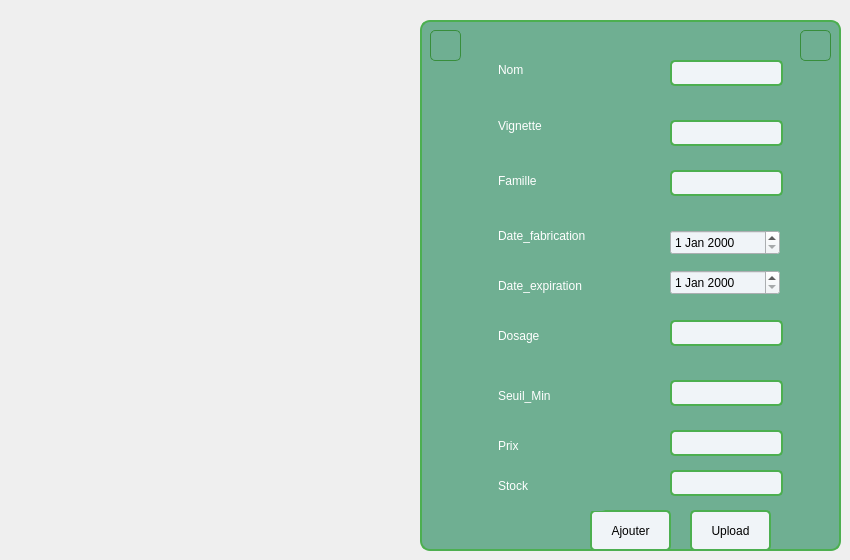
    <widget class="QWidget" name="tab_2">
     <attribute name="title">
      <string>ajouter</string>
     </attribute>
     <widget class="QFrame" name="frame_4">
      <property name="geometry">
       <rect>
        <x>420</x>
        <y>20</y>
        <width>421</width>
        <height>531</height>
       </rect>
      </property>
      <property name="styleSheet">
       <string notr="true">*{
    background-color: #f0f4f8;  /* Couleur de fond gris clair */
    font-family: Arial, sans-serif;  /* Police moderne et lisible */
}

/* Style pour les QFrame avec couleur vert pistache */
QFrame {
 background-color: #6FAF92;   /* Fond vert pistache */
    border: 2px solid #4CAF50;   /* Bordure vert émeraude */
    border-radius: 10px;         /* Coins arrondis */
    padding: 15px;        
}
QLabel {
    border: none;
}
</string>
      </property>
      <property name="frameShape">
       <enum>QFrame::NoFrame</enum>
      </property>
      <widget class="QLineEdit" name="lineEdit_nom">
       <property name="geometry">
        <rect>
         <x>250</x>
         <y>40</y>
         <width>113</width>
         <height>26</height>
        </rect>
       </property>
       <property name="styleSheet">
        <string notr="true">* {
    background-color: #FFFFF;   /* Fond vert pistache */
    border:  2px solid #4CAF50;   /* Bordure bleu clair */
    border-radius: 5px;         /* Coins arrondis */
              /* Espacement interne */
}</string>
       </property>
      </widget>
      <widget class="QLineEdit" name="lineEdit_vignette">
       <property name="geometry">
        <rect>
         <x>250</x>
         <y>100</y>
         <width>113</width>
         <height>26</height>
        </rect>
       </property>
       <property name="styleSheet">
        <string notr="true">* {
    background-color: #FFFFF;   /* Fond vert pistache */
    border:  2px solid #4CAF50;   /* Bordure bleu clair */
    border-radius: 5px;         /* Coins arrondis */
              /* Espacement interne */
}</string>
       </property>
      </widget>
      <widget class="QLineEdit" name="lineEdit_famille">
       <property name="geometry">
        <rect>
         <x>250</x>
         <y>150</y>
         <width>113</width>
         <height>26</height>
        </rect>
       </property>
       <property name="styleSheet">
        <string notr="true">* {
    background-color: #FFFFF;   /* Fond vert pistache */
    border:  2px solid #4CAF50;   /* Bordure bleu clair */
    border-radius: 5px;         /* Coins arrondis */
              /* Espacement interne */
}</string>
       </property>
      </widget>
      <widget class="QLineEdit" name="lineEdit_dosage">
       <property name="geometry">
        <rect>
         <x>250</x>
         <y>300</y>
         <width>113</width>
         <height>26</height>
        </rect>
       </property>
       <property name="styleSheet">
        <string notr="true">* {
    background-color: #FFFFF;   /* Fond vert pistache */
    border:  2px solid #4CAF50;   /* Bordure bleu clair */
    border-radius: 5px;         /* Coins arrondis */
              /* Espacement interne */
}</string>
       </property>
      </widget>
      <widget class="QLineEdit" name="lineEdit_seuil_min">
       <property name="geometry">
        <rect>
         <x>250</x>
         <y>360</y>
         <width>113</width>
         <height>26</height>
        </rect>
       </property>
       <property name="styleSheet">
        <string notr="true">* {
    background-color: #FFFFF;   /* Fond vert pistache */
    border:  2px solid #4CAF50;   /* Bordure bleu clair */
    border-radius: 5px;         /* Coins arrondis */
              /* Espacement interne */
}</string>
       </property>
      </widget>
      <widget class="QLabel" name="label_23">
       <property name="geometry">
        <rect>
         <x>60</x>
         <y>29</y>
         <width>91</width>
         <height>41</height>
        </rect>
       </property>
       <property name="styleSheet">
        <string notr="true">* {
    color: white;
}
</string>
       </property>
       <property name="text">
        <string>Nom</string>
       </property>
      </widget>
      <widget class="QLabel" name="label_24">
       <property name="geometry">
        <rect>
         <x>60</x>
         <y>80</y>
         <width>101</width>
         <height>51</height>
        </rect>
       </property>
       <property name="styleSheet">
        <string notr="true">* {
    color: white;
}
</string>
       </property>
       <property name="text">
        <string>Vignette</string>
       </property>
      </widget>
      <widget class="QLabel" name="label_25">
       <property name="geometry">
        <rect>
         <x>60</x>
         <y>130</y>
         <width>131</width>
         <height>61</height>
        </rect>
       </property>
       <property name="styleSheet">
        <string notr="true">* {
    color: white;
}
</string>
       </property>
       <property name="text">
        <string>Famille</string>
       </property>
      </widget>
      <widget class="QLabel" name="label_26">
       <property name="geometry">
        <rect>
         <x>60</x>
         <y>190</y>
         <width>141</width>
         <height>51</height>
        </rect>
       </property>
       <property name="styleSheet">
        <string notr="true">* {
    color: white;
}
</string>
       </property>
       <property name="text">
        <string>Date_fabrication</string>
       </property>
      </widget>
      <widget class="QLabel" name="label_27">
       <property name="geometry">
        <rect>
         <x>60</x>
         <y>240</y>
         <width>191</width>
         <height>51</height>
        </rect>
       </property>
       <property name="styleSheet">
        <string notr="true">* {
    color: white;
}
</string>
       </property>
       <property name="text">
        <string>Date_expiration</string>
       </property>
      </widget>
      <widget class="QLabel" name="label_28">
       <property name="geometry">
        <rect>
         <x>60</x>
         <y>290</y>
         <width>121</width>
         <height>51</height>
        </rect>
       </property>
       <property name="styleSheet">
        <string notr="true">* {
    color: white;
}
</string>
       </property>
       <property name="text">
        <string>Dosage</string>
       </property>
      </widget>
      <widget class="QLabel" name="label_29">
       <property name="geometry">
        <rect>
         <x>60</x>
         <y>350</y>
         <width>131</width>
         <height>51</height>
        </rect>
       </property>
       <property name="styleSheet">
        <string notr="true">* {
    color: white;
}
</string>
       </property>
       <property name="text">
        <string>Seuil_Min</string>
       </property>
      </widget>
      <widget class="QPushButton" name="pushButton_5">
       <property name="geometry">
        <rect>
         <x>170</x>
         <y>490</y>
         <width>81</width>
         <height>41</height>
        </rect>
       </property>
       <property name="styleSheet">
        <string notr="true">* {
	font: 700 7pt &quot;Segoe UI&quot;;
    background-color: #FFFFF;   /* Fond vert pistache */
    border: 2px solid #4CAF50;   /* Bordure bleu clair */
    border-radius: 5px;         /* Coins arrondis */
    padding: 10px;               /* Espacement interne */

}
*:hover {
    background-color: #81C784;  /* Lighter green on hover */
}</string>
       </property>
       <property name="text">
        <string>Ajouter</string>
       </property>
      </widget>
      <widget class="QPushButton" name="pb_select_5">
       <property name="geometry">
        <rect>
         <x>380</x>
         <y>10</y>
         <width>31</width>
         <height>31</height>
        </rect>
       </property>
       <property name="styleSheet">
        <string notr="true">*{
    background-color: #6FAF92;  /* Medium green button */
    border: 1px solid #388E3C;  /* Darker green border */
    border-radius: 5px;
    color: #FFFFFF;             /* White text for contrast */
    padding: 5px;
}

*:hover {
    background-color: #81C784;  /* Lighter green on hover */
}</string>
       </property>
       <property name="text">
        <string/>
       </property>
       <property name="icon">
        <iconset>
         <normaloff>../Downloads/xxx.png</normaloff>
         <normalon>../Downloads/bouton-supprimer.png</normalon>../Downloads/xxx.png</iconset>
       </property>
       <property name="iconSize">
        <size>
         <width>30</width>
         <height>30</height>
        </size>
       </property>
      </widget>
      <widget class="QPushButton" name="pb_select_6">
       <property name="geometry">
        <rect>
         <x>10</x>
         <y>10</y>
         <width>31</width>
         <height>31</height>
        </rect>
       </property>
       <property name="styleSheet">
        <string notr="true">*{
    background-color: #6FAF92;  /* Medium green button */
    border: 1px solid #388E3C;  /* Darker green border */
    border-radius: 5px;
    color: #FFFFFF;             /* White text for contrast */
    padding: 5px;
}

*:hover {
    background-color: #81C784;  /* Lighter green on hover */
}</string>
       </property>
       <property name="text">
        <string/>
       </property>
       <property name="icon">
        <iconset>
         <normalon>../Downloads/retoor.png</normalon>
        </iconset>
       </property>
       <property name="iconSize">
        <size>
         <width>30</width>
         <height>30</height>
        </size>
       </property>
      </widget>
      <widget class="QLineEdit" name="lineEdit_stock">
       <property name="geometry">
        <rect>
         <x>250</x>
         <y>450</y>
         <width>113</width>
         <height>26</height>
        </rect>
       </property>
       <property name="styleSheet">
        <string notr="true">* {
    background-color: #FFFFF;   /* Fond vert pistache */
    border:  2px solid #4CAF50;   /* Bordure bleu clair */
    border-radius: 5px;         /* Coins arrondis */
              /* Espacement interne */
}</string>
       </property>
      </widget>
      <widget class="QLineEdit" name="lineEdit_prix">
       <property name="geometry">
        <rect>
         <x>250</x>
         <y>410</y>
         <width>113</width>
         <height>26</height>
        </rect>
       </property>
       <property name="styleSheet">
        <string notr="true">* {
    background-color: #FFFFF;   /* Fond vert pistache */
    border:  2px solid #4CAF50;   /* Bordure bleu clair */
    border-radius: 5px;         /* Coins arrondis */
              /* Espacement interne */
}</string>
       </property>
      </widget>
      <widget class="QLabel" name="label_37">
       <property name="geometry">
        <rect>
         <x>60</x>
         <y>440</y>
         <width>131</width>
         <height>51</height>
        </rect>
       </property>
       <property name="styleSheet">
        <string notr="true">* {
    color: white;
}
</string>
       </property>
       <property name="text">
        <string>Stock</string>
       </property>
      </widget>
      <widget class="QLabel" name="label_38">
       <property name="geometry">
        <rect>
         <x>60</x>
         <y>400</y>
         <width>131</width>
         <height>51</height>
        </rect>
       </property>
       <property name="styleSheet">
        <string notr="true">* {
    color: white;
}
</string>
       </property>
       <property name="text">
        <string>Prix</string>
       </property>
      </widget>
      <widget class="QDateEdit" name="lineEdit_date_fabrication">
       <property name="geometry">
        <rect>
         <x>250</x>
         <y>210</y>
         <width>110</width>
         <height>25</height>
        </rect>
       </property>
      </widget>
      <widget class="QDateEdit" name="lineEdit_date_expiration">
       <property name="geometry">
        <rect>
         <x>250</x>
         <y>250</y>
         <width>110</width>
         <height>25</height>
        </rect>
       </property>
      </widget>
      <widget class="QPushButton" name="upload_image_2">
       <property name="geometry">
        <rect>
         <x>270</x>
         <y>490</y>
         <width>81</width>
         <height>41</height>
        </rect>
       </property>
       <property name="styleSheet">
        <string notr="true">* {
	font: 700 7pt &quot;Segoe UI&quot;;
    background-color: #FFFFF;   /* Fond vert pistache */
    border: 2px solid #4CAF50;   /* Bordure bleu clair */
    border-radius: 5px;         /* Coins arrondis */
    padding: 10px;               /* Espacement interne */

}
*:hover {
    background-color: #81C784;  /* Lighter green on hover */
}</string>
       </property>
       <property name="text">
        <string>Upload</string>
       </property>
      </widget>
     </widget>
    </widget>
